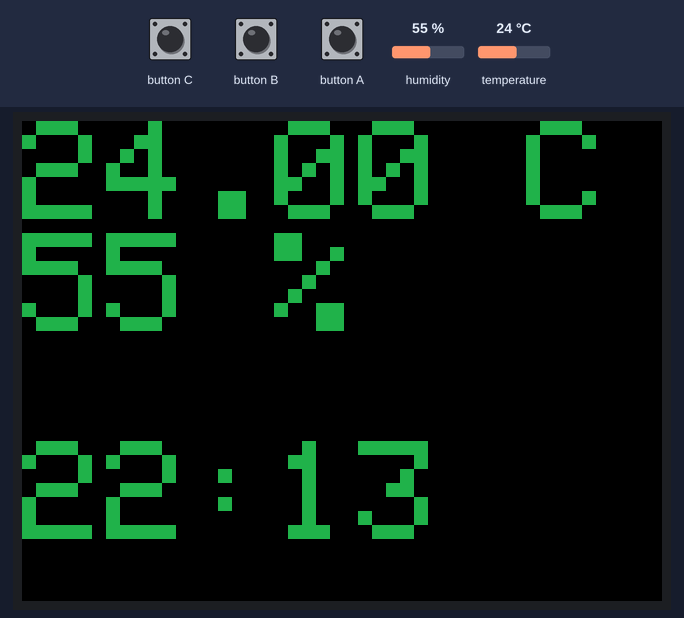
This sketch was run on a simulated ESP32. Shown: 320×240 colour display. The inputs (shaded band) are chosen by the test bench; at power-on: temperature 24 °C, humidity 55 %.

Above: at 1.3 s.
1.4 s: button B pressed for 0.15 s
At 2.6 s:
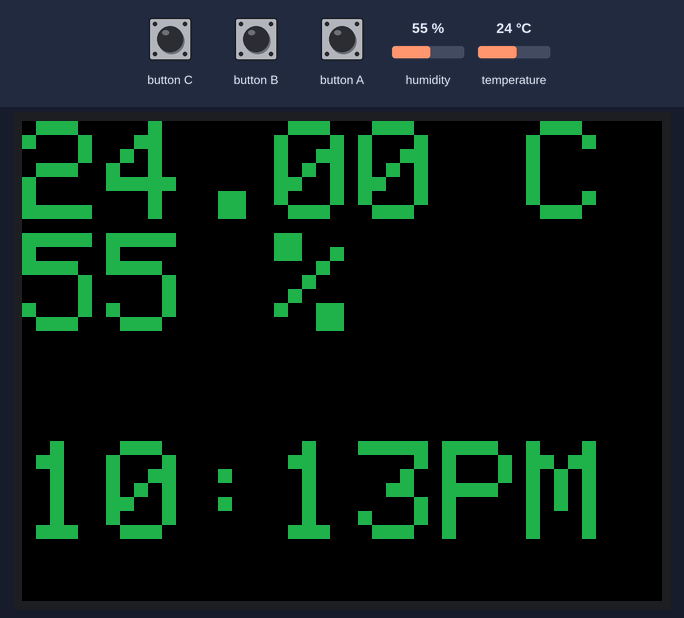
3.0 s: temperature set to 26 °C
At 4.3 s:
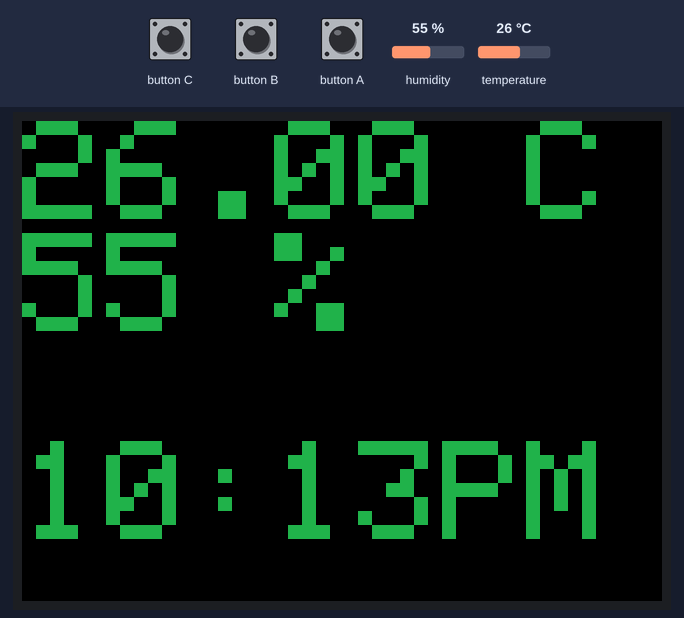
4.6 s: temperature set to 29 °C
At 5.6 s:
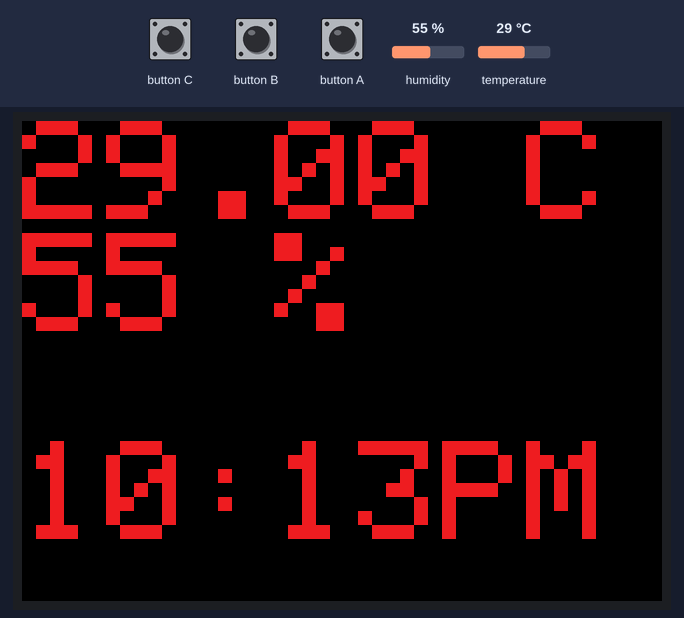
6.2 s: button A pressed for 0.15 s
At 6.8 s:
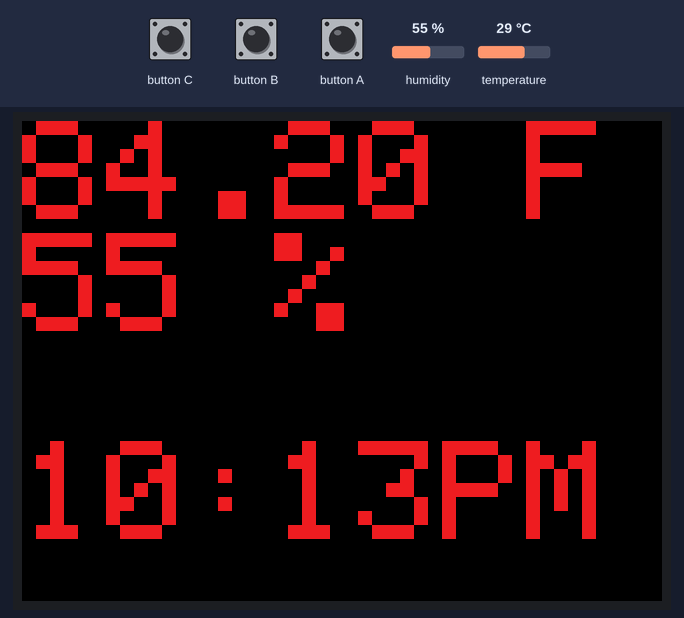
7.8 s: button B pressed for 1 s
At 9.2 s:
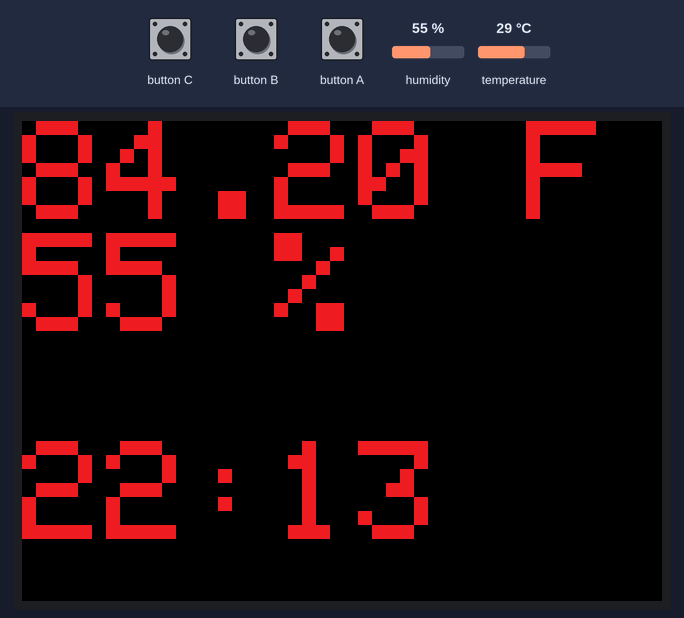
10.3 s: button A pressed for 1 s
At 10.8 s:
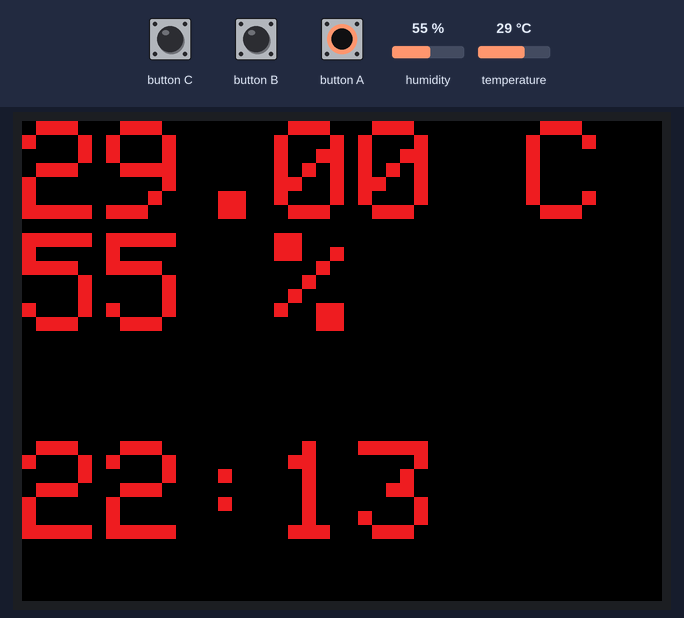
Timing chart, 0 to 13.3 s (numbered marks = the images above; inputs shaded):
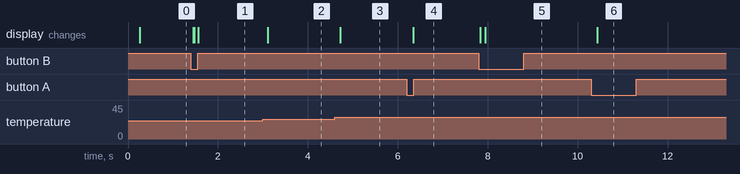

Measured:
- the behaviour switches between 27 and 28 °C on temperature (found by bisection; images 2 and 3)
- after the input at 1.4 s, the display: first changes after 0.05 s (image 1 shows a later state)
- after the input at 3.0 s, the display: changes after 0.11 s (image 2)
- after the input at 4.6 s, the display: changes after 0.12 s (image 3)
- after the input at 6.2 s, the display: changes after 0.15 s (image 4)
- after the input at 7.8 s, the display: first changes at once (image 5 shows a later state)
- after the input at 10.3 s, the display: changes after 0.14 s (image 6)

The sketch:

5part4.ino
```cpp
#include <M5Stack.h>
#include <SimpleDHT.h>
#include <Wire.h>

#define DHTPIN 5
SimpleDHT11 dht;
int temperature, humidity;
int old_t = -1000;
int old_h = -1;
long lastmillis = 0;
boolean pressed = false;
boolean toggle = false;
boolean pressb = false;

//Time
uint32_t targetTime = 0;


static uint8_t conv2d(const char* p);
uint8_t hh = conv2d(__TIME__), mm = conv2d(__TIME__ + 3);
uint8_t ss = conv2d(__TIME__ + 6); // Get H, M, S from compile time


void setup(){
    Serial.begin(115200);
    M5.begin();
    Wire.begin();
    M5.Lcd.setTextSize(10);
}

void loop() {


    //time
    if(millis()-lastmillis>=60000){
      mm++;
      if(mm>=60){
        hh++;
        mm=0;
      }
      toggle = true;
      lastmillis=millis();
    }


    float temp,humid;
    int status = dht.read2(DHTPIN, &temp, &humid, NULL);

    if (status == SimpleDHTErrSuccess) {
        temperature = temp;
        humidity = humid;
    }
    if (temperature != old_t || humidity != old_h || toggle){
        toggle = false;
        if (temp > 27){
            M5.Lcd.setTextColor(0xe8e4);
        }
        else{
            M5.Lcd.setTextColor(0x2589);
        }
        M5.Lcd.fillScreen(0);
        M5.Lcd.setCursor(0,0);

        if (pressed) {
          M5.Lcd.print(temperature*1.8 + 32);
          M5.Lcd.print(" F\n");
        } else {
          M5.Lcd.print((float)temperature);
          M5.Lcd.print(" C\n");
        }

        M5.Lcd.print(humidity);
        M5.Lcd.print(" %");
    }
    if (M5.BtnA.wasPressed()){
      toggle = true;
      pressed = !pressed;
    }

    if (M5.BtnB.wasPressed()){
      pressb = !pressb;
      toggle = true;
    }


    //Show time
    if (pressb){
      M5.Lcd.setCursor(0,160);
      M5.Lcd.printf("%02d:%02d%s", hh % 12, mm, (hh % 24) < 12 ? "AM" : "PM");
    } else {
      M5.Lcd.setCursor(0,160);
      M5.Lcd.printf("%02d:%02d", hh % 24, mm);
    }


    old_t = temperature;
    old_h = humidity;
    M5.update();
}


// function to extract number from compile string (don’t need to understand this for now)
static uint8_t conv2d(const char* p) {
  uint8_t v = 0;
  if ('0' <= *p && *p <= '9')
    v = *p - '0';
  return 10 * v + *++p - '0';
}
```
